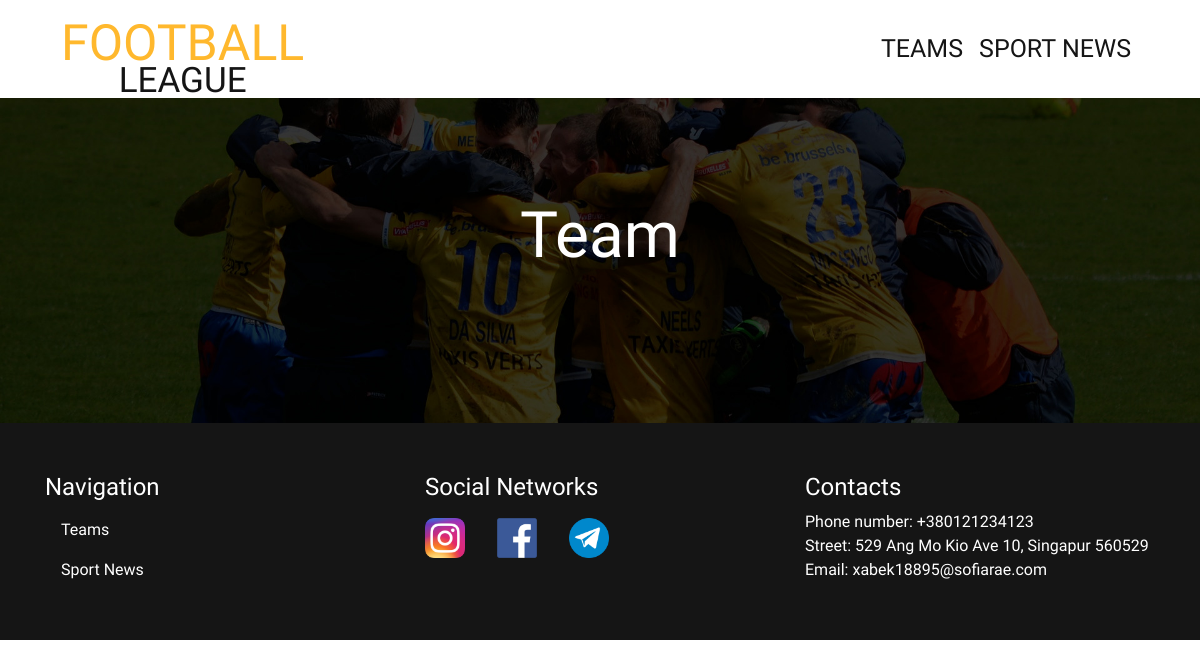
The page /teams/3/members on the database its author committed.
### app.py (models this page shows)
class SiteInfo(db.Model):
    id = db.Column(db.Integer, primary_key=True)
    key = db.Column(db.String(200))
    value = db.Column(db.Text())

### app.py (the view)
@app.route('/teams/<team_id>/members')
def team_members(team_id):
    site_info = get_site_info()
    team = Team.query.filter_by(id=team_id).first()
    members = team.members
    if members:
        coach = next(member for member in members if member.role == 'Coach')
    else:
        coach = None
    return render_template('pages/team-members.html', site_info=site_info, members=members, coach=coach)

### app.py (called while the page is built)
def get_site_info():
    site_info = SiteInfo.query.all()
    result = {}
    for item in site_info:
        result[item.key] = item.value
    return result

### templates/pages/team-members.html (shortened to what this page needs)
{% extends "layout.html" %}
{% block content %}
{% include 'components/team-members-section.html' %}
{% endblock %}

### templates/includes/footer.html
<footer>
    <div class="container">
        <div class="row">
            <div class="col-4">
                <h4>Navigation</h4>
                <ul class="nav flex-column">
                   <li class="nav-item">
                        <a class="nav-link" href="{{ url_for('team') }}">Teams</a>
                    </li>
                    <li class="nav-item">
                        <a class="nav-link" href="{{ url_for('news') }}">Sport News</a>
                    </li>
                </ul>
            </div>
            <div class="col-4 social-networks">
                <h4>Social Networks</h4>
                <ul class="nav">
                    <li class="nav-item ">
                        <a class="nav-link pl-0" href="{{ site_info['instagram-link'] }}" target="_blank">
                            <img src="{{ url_for('static',filename='images/icons/instagram-icon.png') }}" alt="">
                        </a>
                    </li>
                    <li class="nav-item">
                        <a class="nav-link" href="{{ site_info['facebook-link'] }}" target="_blank">
                            <img src="{{ url_for('static',filename='images/icons/facebook-icon.png') }}" alt="">
                        </a>
                    </li>
                    <li class="nav-item">
                        <a class="nav-link" href="{{ site_info['telegram-link'] }}" target="_blank">
                            <img src="{{ url_for('static',filename='images/icons/telegram-icon.png') }}" alt="">
                        </a>
                    </li>
                </ul>
            </div>
            <div class="col-4">
                <h4>Contacts</h4>
                <ul class="nav">
                    <li class="nav-item">
                        Phone number:   {{ site_info['phone-number'] }}
                    </li>
                    <li class="nav-item">
                        Street: {{ site_info['street'] }}
                    </li>
                    <li class="nav-item">
                        Email: {{ site_info['email'] }}
                    </li>
                </ul>
            </div>
        </div>
    </div>
</footer>

### static/css/main.css (style rules this page uses)
body { font-family: 'Hanalei Fill', cursive; }
footer { padding: 50px 0; background: #151515; color: #fff; }
footer a { color: #fff; }
footer .social-networks .nav-link img { max-width: 40px; }

### rows shown on the page
SiteInfo: value "+380121234123"
SiteInfo: street "529 Ang Mo Kio Ave 10, Singapur 560529"
SiteInfo: email "xabek18895@sofiarae.com"
